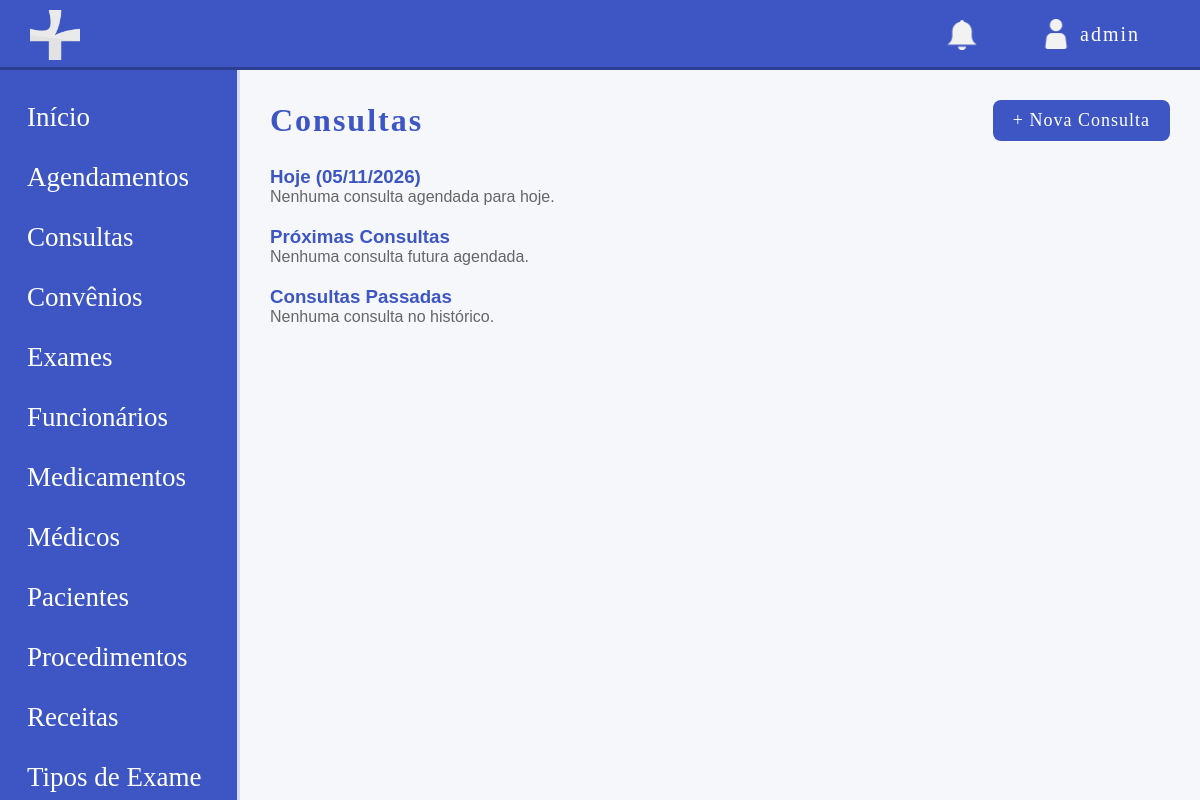
Page /modulos/consultas/listar_consulta.php (signed in) on the earlier database version.
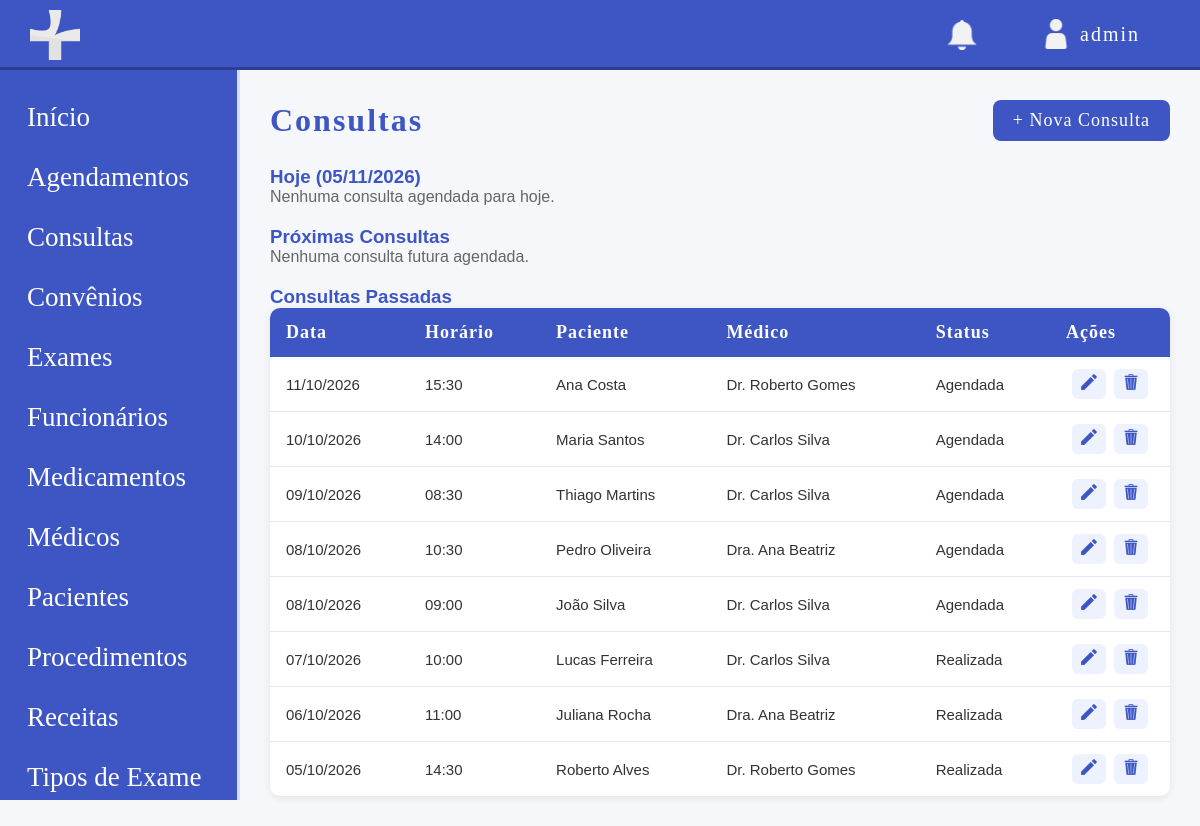
Same page on the later database version.
### tables this page shows
CREATE TABLE consulta (
    id INT UNSIGNED NOT NULL AUTO_INCREMENT,
    id_medico INT UNSIGNED NOT NULL,
    id_paciente INT UNSIGNED NOT NULL,
    valor DECIMAL(10,2) DEFAULT NULL,
    pagamento_status ENUM('PENDENTE', 'PAGO', 'PARCIAL', 'CANCELADO') NOT NULL DEFAULT 'PENDENTE',
    pagamento_forma ENUM('DINHEIRO', 'PIX', 'CARTAO', 'CONVENIO') DEFAULT NULL,
    data_consulta DATE NOT NULL,
    horario TIME NOT NULL,
    prioridade ENUM('Urgente', 'Agendada', 'Preferencial', 'Espontânea') NOT NULL,
    diagnostico TEXT,
    status ENUM('Agendada', 'Realizada', 'Cancelada') NOT NULL,
    observacoes TEXT,
    data_registro TIMESTAMP DEFAULT CURRENT_TIMESTAMP,
    PRIMARY KEY (id),
    UNIQUE KEY Consulta_Medico (id_medico, data_consulta, horario),
    KEY FK_consulta_paciente (id_paciente),
    CONSTRAINT FK_consulta_medico FOREIGN KEY (id_medico) REFERENCES medico (id),
    CONSTRAINT FK_consulta_paciente FOREIGN KEY (id_paciente) REFERENCES paciente (id)
);

CREATE TABLE paciente (
    id INT UNSIGNED NOT NULL AUTO_INCREMENT,
    id_convenio INT UNSIGNED DEFAULT NULL,
    nome VARCHAR(50) NOT NULL,
    email VARCHAR(100) NOT NULL,
    cpf CHAR(14) NOT NULL,
    rg VARCHAR(20) NOT NULL,
    data_nascimento DATE NOT NULL,
    telefone VARCHAR(20) NOT NULL,
    cep CHAR(9) NOT NULL,
    estado VARCHAR(50) NOT NULL,
    cidade VARCHAR(50) NOT NULL,
    bairro VARCHAR(50) NOT NULL,
    rua VARCHAR(200) NOT NULL,
    numero VARCHAR(15) NOT NULL,
    numero_convenio VARCHAR(30) DEFAULT NULL,
    condicoes_especiais TEXT,
    status ENUM('ATIVO', 'INATIVO') NOT NULL DEFAULT 'ATIVO',
    data_registro TIMESTAMP DEFAULT CURRENT_TIMESTAMP,
    PRIMARY KEY (id),
    UNIQUE KEY cpf (cpf),
    UNIQUE KEY rg (rg),
    KEY fk_paciente_convenio (id_convenio),
    CONSTRAINT fk_paciente_convenio FOREIGN KEY (id_convenio) REFERENCES convenio (id)
);

CREATE TABLE medico (
    id INT UNSIGNED NOT NULL AUTO_INCREMENT,
    nome VARCHAR(50) NOT NULL,
    email VARCHAR(100) NOT NULL,
    crm VARCHAR(20) NOT NULL,
    especialidade VARCHAR(50) DEFAULT NULL,
    cpf CHAR(14) NOT NULL,
    rg VARCHAR(20) NOT NULL,
    data_nascimento DATE NOT NULL,
    telefone VARCHAR(20) NOT NULL,
    cep CHAR(9) NOT NULL,
    estado VARCHAR(50) NOT NULL,
    cidade VARCHAR(50) NOT NULL,
    bairro VARCHAR(50) NOT NULL,
    rua VARCHAR(200) NOT NULL,
    numero VARCHAR(15) NOT NULL,
    salario DECIMAL(10,2) NOT NULL,
    status ENUM('ATIVO', 'INATIVO') NOT NULL DEFAULT 'ATIVO',
    data_registro TIMESTAMP DEFAULT CURRENT_TIMESTAMP,
    PRIMARY KEY (id),
    UNIQUE KEY CRMS (crm),
    UNIQUE KEY cpf (cpf),
    UNIQUE KEY rg (rg)
);

### modulos/consultas/listar_consulta.php (the view, shortened to what this page needs)
<?php
require '../../config/conexao.php';
$base = '/site-clinicamedica';
$hoje = date('Y-m-d');
$sql_hoje = "SELECT c.*, p.nome AS nome_paciente, m.nome AS nome_medico
             FROM consulta c
             JOIN paciente p ON c.id_paciente = p.id
             JOIN medico m ON c.id_medico = m.id
             WHERE c.data_consulta = ?
             ORDER BY c.horario ASC";
$sql_futuras = "SELECT c.*, p.nome AS nome_paciente, m.nome AS nome_medico
                FROM consulta c
                JOIN paciente p ON c.id_paciente = p.id
                JOIN medico m ON c.id_medico = m.id
                WHERE c.data_consulta > ?
                ORDER BY c.data_consulta ASC, c.horario ASC";
$sql_passadas = "SELECT c.*, p.nome AS nome_paciente, m.nome AS nome_medico
                 FROM consulta c
                 JOIN paciente p ON c.id_paciente = p.id
                 JOIN medico m ON c.id_medico = m.id
                 WHERE c.data_consulta < ?
                 ORDER BY c.data_consulta DESC, c.horario DESC";
$stmt_hoje = $pdo->prepare($sql_hoje);
$stmt_hoje->execute([$hoje]);
$consultas_hoje = $stmt_hoje->fetchAll();
$stmt_futuras = $pdo->prepare($sql_futuras);
$stmt_futuras->execute([$hoje]);
$consultas_futuras = $stmt_futuras->fetchAll();
$stmt_passadas = $pdo->prepare($sql_passadas);
$stmt_passadas->execute([$hoje]);
$consultas_passadas = $stmt_passadas->fetchAll();
?>
<!DOCTYPE html>
<html lang="pt-br">
<head>
    <link rel="stylesheet" href="<?php echo $base; ?>/css/style.css">
</head>
<body class="dashbody">
    <?php include '../../includes/header.php'; ?>
    <div class="layout">
        <?php include '../../includes/sidebar.php'; ?>
        <main class="main">
            <div class="pagina-topo">
                <h1>Consultas</h1>
                <a href="cadastrar_consulta.php" class="btn-novo">+ Nova Consulta</a>
            </div>
            <h3 class="form-secao">Hoje (<?php echo date('d/m/Y'); ?>)</h3>
            <?php if (count($consultas_hoje) === 0): ?>
                <p style="color: #666; margin-bottom: 20px;">Nenhuma consulta agendada para hoje.</p>
            <?php endif; ?>
            <h3 class="form-secao">Próximas Consultas</h3>
            <?php if (count($consultas_futuras) === 0): ?>
                <p style="color: #666; margin-bottom: 20px;">Nenhuma consulta futura agendada.</p>
            <?php endif; ?>
            <h3 class="form-secao">Consultas Passadas</h3>
            <?php if (count($consultas_passadas) === 0): ?>
                <p style="color: #666;">Nenhuma consulta no histórico.</p>
            <?php else: ?>
                <table class="tabela">
                    <thead>
                        <tr>
                            <th>Data</th>
                            <th>Horário</th>
                            <th>Paciente</th>
                            <th>Médico</th>
                            <th>Status</th>
                            <th style="width: 120px;">Ações</th>
                        </tr>
                    </thead>
                    <tbody>
                        <?php foreach ($consultas_passadas as $c): ?>
                            <tr class="<?php echo $c['status'] === 'Cancelada' ? 'linha-inativa' : ''; ?>">
                                <td><?php echo date('d/m/Y', strtotime($c['data_consulta'])); ?></td>
                                <td><?php echo substr($c['horario'], 0, 5); ?></td>
                                <td><?php echo htmlspecialchars($c['nome_paciente']); ?></td>
                                <td><?php echo htmlspecialchars($c['nome_medico']); ?></td>
                                <td><?php echo htmlspecialchars($c['status']); ?></td>
                                <td class="acoes">
                                    <a href="editar_consulta.php?id=<?php echo $c['id']; ?>" class="btn-acao" title="Editar">
                                        <img src="../../img/editar_icon.png" class="iconeacao" alt="Editar">
                                    </a>
                                    <a href="excluir_consulta.php?id=<?php echo $c['id']; ?>"
                                       class="btn-acao btn-excluir"
                                       title="Excluir"
                                       onclick="return confirm('Tem certeza que deseja excluir esta consulta?');">
                                        <img src="../../img/excluir_icon.png" class="iconeacao" alt="Excluir">
                                    </a>
                                </td>
                            </tr>
                        <?php endforeach; ?>
                    </tbody>
                </table>
            <?php endif; ?>
        </main>
    </div>
</body>
</html>

Differences in the rows shown:
added consulta: data_consulta "11/10/2026", horario "15:30", id_paciente.nome "Ana Costa", id_medico.nome "Dr. Roberto Gomes", status "Agendada"
added consulta: data_consulta "10/10/2026", horario "14:00", id_paciente.nome "Maria Santos", id_medico.nome "Dr. Carlos Silva", status "Agendada"
added consulta: data_consulta "09/10/2026", horario "08:30", id_paciente.nome "Thiago Martins", id_medico.nome "Dr. Carlos Silva", status "Agendada"
added consulta: data_consulta "08/10/2026", horario "10:30", id_paciente.nome "Pedro Oliveira", id_medico.nome "Dra. Ana Beatriz", status "Agendada"
added consulta: data_consulta "08/10/2026", horario "09:00", id_paciente.nome "João Silva", id_medico.nome "Dr. Carlos Silva", status "Agendada"
added consulta: data_consulta "07/10/2026", horario "10:00", id_paciente.nome "Lucas Ferreira", id_medico.nome "Dr. Carlos Silva", status "Realizada"
added consulta: data_consulta "06/10/2026", horario "11:00", id_paciente.nome "Juliana Rocha", id_medico.nome "Dra. Ana Beatriz", status "Realizada"
added consulta: data_consulta "05/10/2026", horario "14:30", id_paciente.nome "Roberto Alves", id_medico.nome "Dr. Roberto Gomes", status "Realizada"
Other differences:
text no longer shown: "Nenhuma consulta no histórico."
text now shown: "Data Horário Paciente Médico Status Ações"
